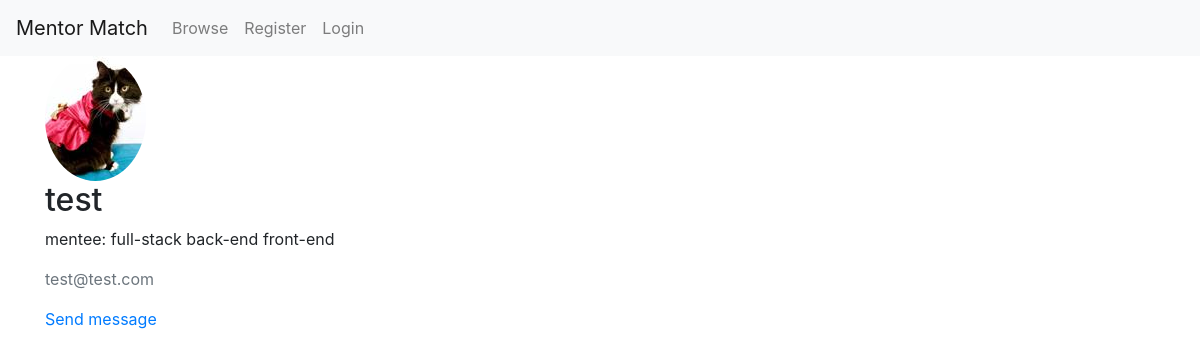
The page /profile/test on the database its author committed.
### app/models.py (models this page shows, shortened)
class User(db.Model, UserMixin):
    id = db.Column(db.Integer, primary_key=True)
    username = db.Column(db.String(), unique=True, nullable=False)
    email = db.Column(db.String(), unique=True, nullable=False)
    image = db.Column(db.String(), nullable=False, default='default.jpg')
    password = db.Column(db.String(60))
    posts = db.relationship('Post', backref='author', lazy=True, foreign_keys = 'Post.author_id')
    recieved_posts = db.relationship('Post', backref='recipient', lazy=True, foreign_keys = 'Post.recipient_id')
    roles = db.relationship('Role', backref='user', lazy='dynamic', foreign_keys = 'Role.user_id')

class Role(db.Model):
    id = db.Column(db.Integer, primary_key=True)
    user_id = db.Column(db.Integer, db.ForeignKey('user.id'), nullable=False)
    name = db.Column(db.String(), nullable=False)
    skills = db.relationship('Skill', secondary=skill_role, backref='role', lazy='dynamic')

class Skill(db.Model):
    id = db.Column(db.Integer, primary_key=True)
    name = db.Column(db.String(), unique=True, nullable=False)

### app/routes.py (the view)
@app.route('/profile/<username>', methods=['GET', 'POST'])
def profile(username):
    user = User.query.filter_by(username=username).first()
    if user:
        image_file = url_for('static', filename='profile_pictures/' + user.image)
        return render_template('profile.html', image_file=image_file, user=user)
    else:
        flash('User does not exist', 'danger')
        return redirect(url_for('home'))

### app/templates/profile.html (shortened to what this page needs)
{% extends 'layout.html' %}
{% block content %}
    <div class="content-section">
        <img class="rounded-circle" src="{{ image_file }}">
        <h2>{{ user.username }}</h2>
        {% for role in user.roles %}
        <p>
            <span>{{ role.name }}:</span>
            {% for skill in role.skills %}
                <span>{{ skill.name }}</span>
            {% endfor %}
        </p>
        {% endfor %}
        <p class="text-secondary">{{ user.email }}</p>
        <a href="{{ url_for('new_post', username = user.username) }}">Send message</a>
    </div>
{% endblock content %}

### app/templates/layout.html (shortened to what this page needs)
<!DOCTYPE html>
<html lang="en">
    <head>
        <link rel="stylesheet" href="https://stackpath.bootstrapcdn.com/bootstrap/4.5.0/css/bootstrap.min.css">
        <link rel="stylesheet" type="text/css" href="{{ url_for('static', filename='main.css') }}">
    </head>
    <body>
        <nav class="navbar navbar-expand-lg navbar-light bg-light">
            <a class="navbar-brand" href="{{ url_for('home') }}">Mentor Match</a>
            <div class="collapse navbar-collapse" id="navbarNav">
              <ul class="navbar-nav">
                <li class="nav-item">
                  <a class="nav-link" href="{{ url_for('browse') }}">Browse</a>
                </li>
                {% if current_user.is_authenticated %}
                  <li class="nav-item">
                    <a class="nav-link" href="{{ url_for('matches') }}">Matches</a>
                  </li>
                  <li class="nav-item">
                    <a class="nav-link" href="{{ url_for('profile_settings') }}">Profile</a>
                  </li>
                  <li class="nav-item">
                    <a class="nav-link" href="{{ url_for('logout') }}">Logout</a>
                  </li>
                {% else %}
                  <li class="nav-item">
                    <a class="nav-link" href="{{ url_for('register') }}">Register</a>
                  </li>
                  <li class="nav-item">
                    <a class="nav-link" href="{{ url_for('login') }}">Login</a>
                  </li>
                {% endif %}
              </ul>
            </div>
          </nav>
        <div class="container">
            {% block content %}{% endblock %}
        </div>
    </body>
</html>

### rows shown on the page
User: username "test", email "test@test.com"
Role: name "mentee"
Skill: name "full-stack"
Skill: name "back-end"
Skill: name "front-end"
